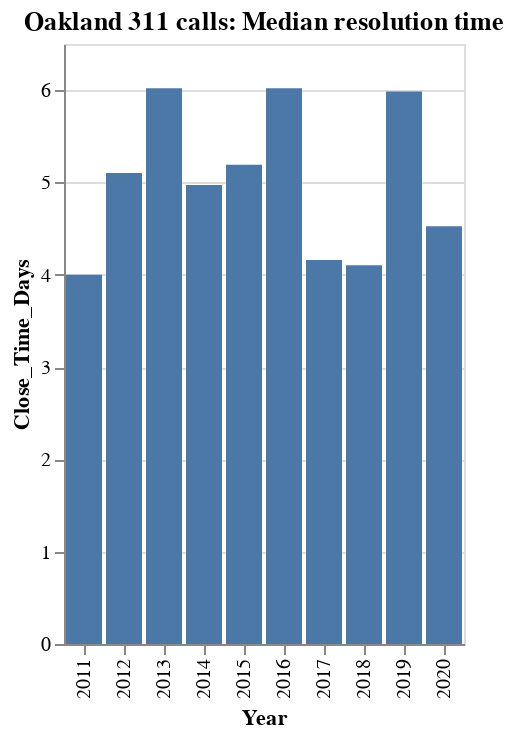

Write notebook code for a chart like this one.
### Markdown cell above
It's really cool to visualize the median amount of time it took to close a case in days. I'm still interested in what happened in 2013, 2016 and also 2019.

### Code cell
alt.Chart(median_close_time[['Year', 'Close_Time_Days']]).mark_bar().encode(
    x='Year:O',
    y='Close_Time_Days',
).properties(
    title='Oakland 311 calls: Median resolution time'
)

### Figure 1 — Vega-Lite specification as saved in the notebook (floating-point values rounded to 4 significant figures)
{"config": {"view": {"continuousWidth": 400, "continuousHeight": 300}}, "data": {"name": "data-50c60491d1147af42dab7597749eaaa0"}, "mark": "bar", "encoding": {"x": {"type": "ordinal", "field": "Year"}, "y": {"type": "quantitative", "field": "Close_Time_Days"}}, "title": "Oakland 311 calls: Median resolution time", "$schema": "https://vega.github.io/schema/vega-lite/v4.8.1.json", "datasets": {"data-50c60491d1147af42dab7597749eaaa0": [{"Year": 2011, "Close_Time_Days": 4.0}, {"Year": 2012, "Close_Time_Days": 5.103}, {"Year": 2013, "Close_Time_Days": 6.021}, {"Year": 2014, "Close_Time_Days": 4.972}, {"Year": 2015, "Close_Time_Days": 5.191}, {"Year": 2016, "Close_Time_Days": 6.021}, {"Year": 2017, "Close_Time_Days": 4.159}, {"Year": 2018, "Close_Time_Days": 4.102}, {"Year": 2019, "Close_Time_Days": 5.987}, {"Year": 2020, "Close_Time_Days": 4.525}]}}
